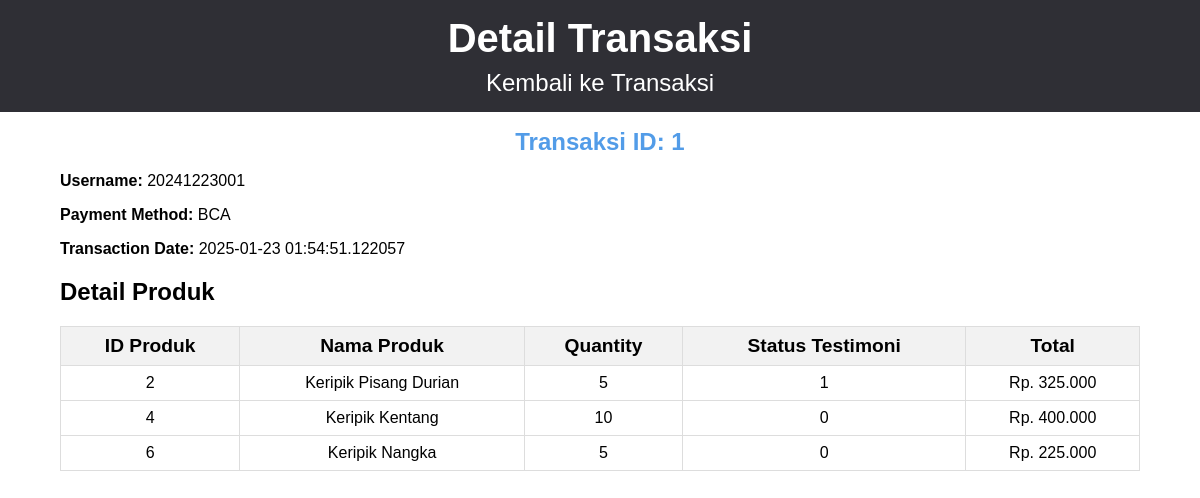
Before: /Admin/ManageTransaksi/detailTransaction.php?id=1 with the older database file.
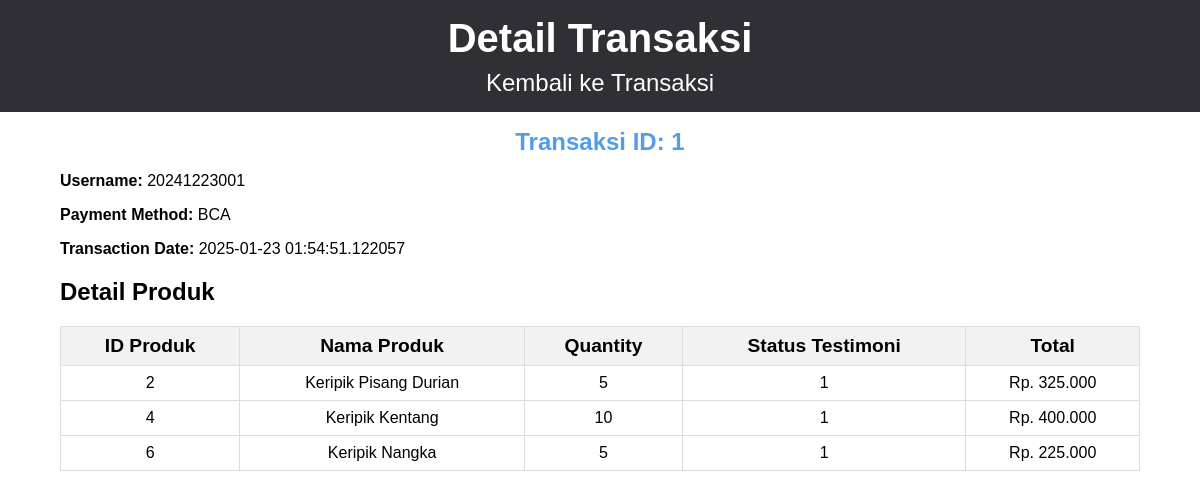
After: the same page with the newer database file.
### tables this page shows
CREATE TABLE `transaction_details` (
  `id` int(60) NOT NULL,
  `transaction_id` int(60) NOT NULL,
  `product_id` int(60) NOT NULL,
  `quantity` int(60) NOT NULL,
  `testi_status` int(2) NOT NULL DEFAULT 0
);

CREATE TABLE `product` (
  `id` int(60) NOT NULL,
  `product_image` varchar(120) NOT NULL DEFAULT '../Asset/dummyImage1.png',
  `product_name` varchar(60) NOT NULL,
  `variant` varchar(60) NOT NULL,
  `price` bigint(60) NOT NULL,
  `product_description` longtext NOT NULL,
  `best_seller` tinyint(1) NOT NULL,
  `new` tinyint(1) NOT NULL
);

### Admin/ManageTransaksi/detailTransaction.php (the view, shortened to what this page needs)
<?php
$connection = getConnection();
$id = $_GET['id'] ?? null;
if ($id) {
    $statement = $connection->prepare("
        SELECT transaction_details.*, product.product_name, product.price
        FROM transaction_details
        JOIN product ON transaction_details.product_id = product.id
        WHERE transaction_details.transaction_id = :id
    ");
    $statement->bindValue(':id', $id, PDO::PARAM_INT);
    $statement->execute();
    $details = $statement->fetchAll(PDO::FETCH_ASSOC);
    $transactionStatement = $connection->prepare("SELECT * FROM transaction WHERE id = :id");
    $transactionStatement->bindValue(':id', $id, PDO::PARAM_INT);
    $transactionStatement->execute();
    $transaction = $transactionStatement->fetch(PDO::FETCH_ASSOC);
} else {
    header("Location: dashboardTransaction.php?message=Invalid transaction ID");
    exit();
}
?>
<!DOCTYPE html>
<html lang="en">
<head>
</head>
<body>
    <header>
        <h1>Detail Transaksi</h1>
        <a href="dashboardTransaction.php">Kembali ke Transaksi</a>
    </header>
    <div class="container">
        <h1 class="main_title">Transaksi ID: <?php echo htmlspecialchars($transaction['id']); ?></h1>
        <p><strong>Username:</strong> <?php echo htmlspecialchars($transaction['id_user']); ?></p>
        <p><strong>Payment Method:</strong> <?php echo htmlspecialchars($transaction['payment_method']); ?></p>
        <p><strong>Transaction Date:</strong> <?php echo htmlspecialchars($transaction['transaction_date']); ?></p>
        <h2>Detail Produk</h2>
        <table>
            <thead>
                <tr>
                    <th>ID Produk</th>
                    <th>Nama Produk</th>
                    <th>Quantity</th>
                    <th>Status Testimoni</th>
                    <th>Total</th>
                </tr>
            </thead>
            <tbody>
                <?php
                foreach ($details as $detail) {
                    $totalPrice = $detail['quantity'] * $detail['price'];
                    $totalPriceFormatted = number_format($totalPrice, 0, ',', '.');
                ?>
                    <tr>
                        <td><?php echo htmlspecialchars($detail['product_id']); ?></td>
                        <td><?php echo htmlspecialchars($detail['product_name']); ?></td>
                        <td><?php echo htmlspecialchars($detail['quantity']); ?></td>
                        <td><?php echo htmlspecialchars($detail['testi_status']); ?></td>
                        <td><?php echo "Rp. " . $totalPriceFormatted; ?></td>
                    </tr>
                <?php
                }
                ?>
            </tbody>
        </table>
    </div>
</body>
</html>

Changed rows visible on the page:
changed transaction_details "Keripik Kentang": testi_status "0" → "1"
changed transaction_details "Keripik Nangka": testi_status "0" → "1"
